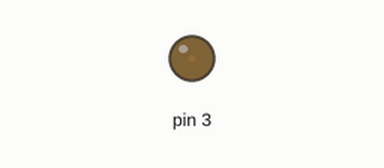
Bench run of a sketch on a simulated Arduino Uno, built with avr-gcc and run on an emulated ATmega328P. Parts: output pins drawn as LEDs (lit = HIGH).

Above: at 0.05 s.
At 9.55 s:
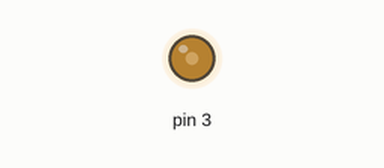
At 19.95 s:
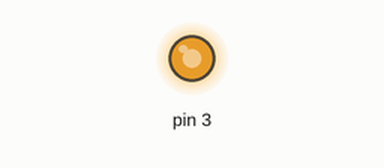
At 39.85 s:
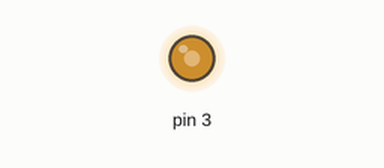
Timing chart, 0 to 40.0 s (numbered marks = the images above):
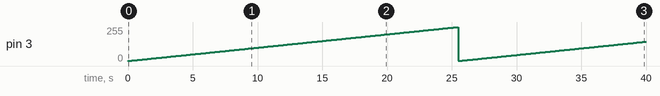

Measured:
- by itself, pin 3: 0/255 → 1/255 at 0.00 s, → 2/255 0.10 s later, → 3/255 0.10 s later, → 4/255 0.10 s later, … (400 changes in this stretch)

The sketch:

simple_light_blink.ino
```cpp
/*
 * Auhor : Amol Kahat
 * Email : amolkahat@gmail.com
 *
 * This program will increase led light.
 * Once it reach to the 255 value it will
 * reset to 0 ang again start it.
 */
void setup() {

  pinMode(3, OUTPUT);
  Serial.begin(9600);
  Serial.flush();

}

void loop() {

  int cnt=0;
  while(true){
    if(cnt>=0 and cnt <= 255){
      cnt++;
      analogWrite(3,cnt);
      delay(100);
    }
    if(cnt == 255){
      cnt = 0;
    }
  }

}
```
